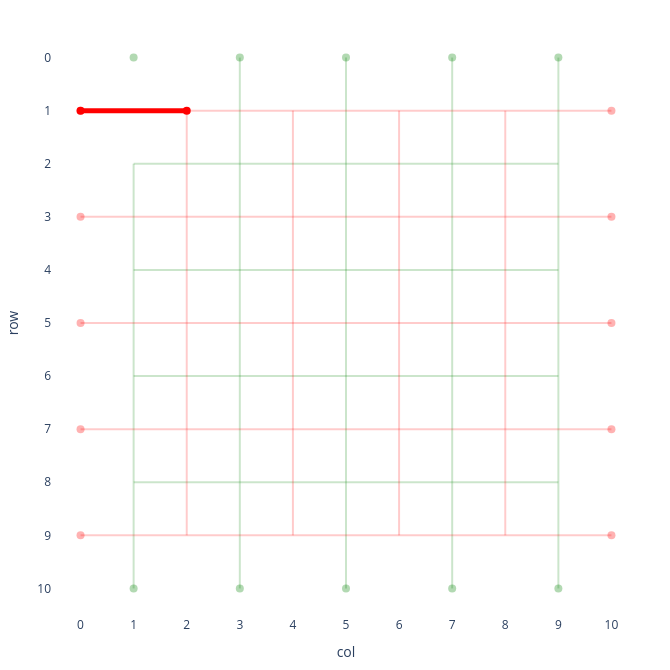
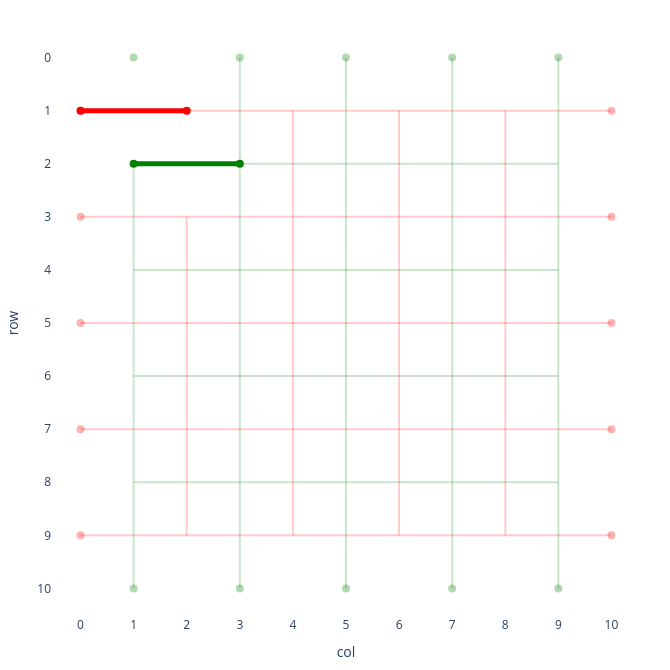
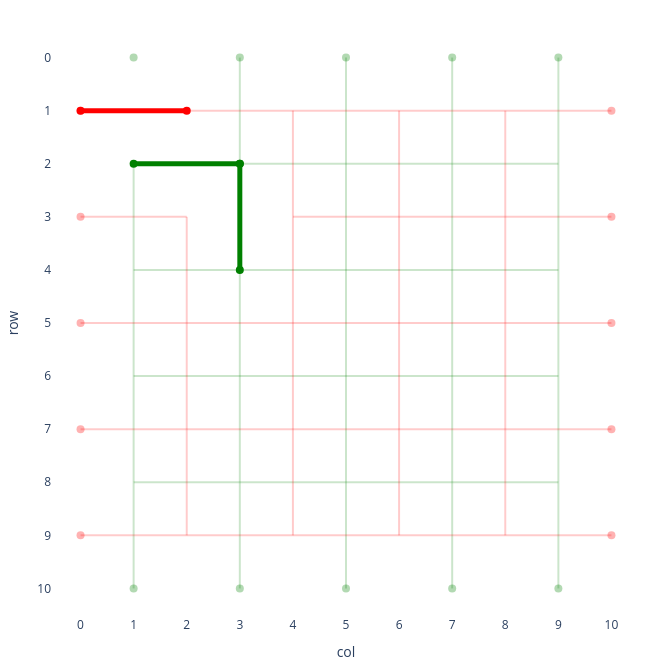

Write notebook code for charts like these, in order.
### Code cell
game.make_move(schema.Move(row=1, col=1))
game.visualize()
game.make_move(schema.Move(row=2, col=2))
game.visualize()
game.make_move(schema.Move(row=3, col=3))
game.visualize()

### Figure 1 — Plotly figure (JSON) as saved in the notebook; plotly's stock layout.template omitted (floating-point values rounded to 4 significant figures)
{"data": [{"hoverinfo": "skip", "marker": {"color": "green", "opacity": 0.3, "size": 8}, "mode": "markers", "showlegend": false, "type": "scatter", "x": [1, 1, 3, 3, 5, 5, 7, 7, 9, 9], "y": [0, 10, 0, 10, 0, 10, 0, 10, 0, 10]}, {"hoverinfo": "skip", "marker": {"color": "red", "opacity": 0.3, "size": 8}, "mode": "markers", "showlegend": false, "type": "scatter", "x": [0, 10, 0, 10, 0, 10, 0, 10, 0, 10], "y": [1, 1, 3, 3, 5, 5, 7, 7, 9, 9]}, {"hoverinfo": "skip", "marker": {"color": "red", "size": 8}, "mode": "markers", "showlegend": false, "type": "scatter", "x": [0, 2], "y": [1, 1]}], "layout": {"height": 670, "margin": {"b": 50, "l": 50, "r": 30, "t": 30}, "plot_bgcolor": "white", "shapes": [{"line": {"color": "green", "width": 2}, "opacity": 0.2, "type": "line", "x0": 3, "x1": 3, "y0": 0, "y1": 2}, {"line": {"color": "red", "width": 2}, "opacity": 0.2, "type": "line", "x0": 2, "x1": 4, "y0": 1, "y1": 1}, {"line": {"color": "green", "width": 2}, "opacity": 0.2, "type": "line", "x0": 5, "x1": 5, "y0": 0, "y1": 2}, {"line": {"color": "red", "width": 2}, "opacity": 0.2, "type": "line", "x0": 4, "x1": 6, "y0": 1, "y1": 1}, {"line": {"color": "green", "width": 2}, "opacity": 0.2, "type": "line", "x0": 7, "x1": 7, "y0": 0, "y1": 2}, {"line": {"color": "red", "width": 2}, "opacity": 0.2, "type": "line", "x0": 6, "x1": 8, "y0": 1, "y1": 1}, {"line": {"color": "green", "width": 2}, "opacity": 0.2, "type": "line", "x0": 9, "x1": 9, "y0": 0, "y1": 2}, {"line": {"color": "red", "width": 2}, "opacity": 0.2, "type": "line", "x0": 8, "x1": 10, "y0": 1, "y1": 1}, {"line": {"color": "green", "width": 2}, "opacity": 0.2, "type": "line", "x0": 1, "x1": 3, "y0": 2, "y1": 2}, {"line": {"color": "red", "width": 2}, "opacity": 0.2, "type": "line", "x0": 2, "x1": 2, "y0": 1, "y1": 3}, {"line": {"color": "green", "width": 2}, "opacity": 0.2, "type": "line", "x0": 3, "x1": 5, "y0": 2, "y1": 2}, {"line": {"color": "red", "width": 2}, "opacity": 0.2, "type": "line", "x0": 4, "x1": 4, "y0": 1, "y1": 3}, {"line": {"color": "green", "width": 2}, "opacity": 0.2, "type": "line", "x0": 5, "x1": 7, "y0": 2, "y1": 2}, {"line": {"color": "red", "width": 2}, "opacity": 0.2, "type": "line", "x0": 6, "x1": 6, "y0": 1, "y1": 3}, {"line": {"color": "green", "width": 2}, "opacity": 0.2, "type": "line", "x0": 7, "x1": 9, "y0": 2, "y1": 2}, {"line": {"color": "red", "width": 2}, "opacity": 0.2, "type": "line", "x0": 8, "x1": 8, "y0": 1, "y1": 3}, {"line": {"color": "green", "width": 2}, "opacity": 0.2, "type": "line", "x0": 1, "x1": 1, "y0": 2, "y1": 4}, {"line": {"color": "red", "width": 2}, "opacity": 0.2, "type": "line", "x0": 0, "x1": 2, "y0": 3, "y1": 3}, {"line": {"color": "green", "width": 2}, "opacity": 0.2, "type": "line", "x0": 3, "x1": 3, "y0": 2, "y1": 4}, {"line": {"color": "red", "width": 2}, "opacity": 0.2, "type": "line", "x0": 2, "x1": 4, "y0": 3, "y1": 3}, {"line": {"color": "green", "width": 2}, "opacity": 0.2, "type": "line", "x0": 5, "x1": 5, "y0": 2, "y1": 4}, {"line": {"color": "red", "width": 2}, "opacity": 0.2, "type": "line", "x0": 4, "x1": 6, "y0": 3, "y1": 3}, {"line": {"color": "green", "width": 2}, "opacity": 0.2, "type": "line", "x0": 7, "x1": 7, "y0": 2, "y1": 4}, {"line": {"color": "red", "width": 2}, "opacity": 0.2, "type": "line", "x0": 6, "x1": 8, "y0": 3, "y1": 3}, {"line": {"color": "green", "width": 2}, "opacity": 0.2, "type": "line", "x0": 9, "x1": 9, "y0": 2, "y1": 4}, {"line": {"color": "red", "width": 2}, "opacity": 0.2, "type": "line", "x0": 8, "x1": 10, "y0": 3, "y1": 3}, {"line": {"color": "green", "width": 2}, "opacity": 0.2, "type": "line", "x0": 1, "x1": 3, "y0": 4, "y1": 4}, {"line": {"color": "red", "width": 2}, "opacity": 0.2, "type": "line", "x0": 2, "x1": 2, "y0": 3, "y1": 5}, {"line": {"color": "green", "width": 2}, "opacity": 0.2, "type": "line", "x0": 3, "x1": 5, "y0": 4, "y1": 4}, {"line": {"color": "red", "width": 2}, "opacity": 0.2, "type": "line", "x0": 4, "x1": 4, "y0": 3, "y1": 5}, {"line": {"color": "green", "width": 2}, "opacity": 0.2, "type": "line", "x0": 5, "x1": 7, "y0": 4, "y1": 4}, {"line": {"color": "red", "width": 2}, "opacity": 0.2, "type": "line", "x0": 6, "x1": 6, "y0": 3, "y1": 5}, {"line": {"color": "green", "width": 2}, "opacity": 0.2, "type": "line", "x0": 7, "x1": 9, "y0": 4, "y1": 4}, {"line": {"color": "red", "width": 2}, "opacity": 0.2, "type": "line", "x0": 8, "x1": 8, "y0": 3, "y1": 5}, {"line": {"color": "green", "width": 2}, "opacity": 0.2, "type": "line", "x0": 1, "x1": 1, "y0": 4, "y1": 6}, {"line": {"color": "red", "width": 2}, "opacity": 0.2, "type": "line", "x0": 0, "x1": 2, "y0": 5, "y1": 5}, {"line": {"color": "green", "width": 2}, "opacity": 0.2, "type": "line", "x0": 3, "x1": 3, "y0": 4, "y1": 6}, {"line": {"color": "red", "width": 2}, "opacity": 0.2, "type": "line", "x0": 2, "x1": 4, "y0": 5, "y1": 5}, {"line": {"color": "green", "width": 2}, "opacity": 0.2, "type": "line", "x0": 5, "x1": 5, "y0": 4, "y1": 6}, {"line": {"color": "red", "width": 2}, "opacity": 0.2, "type": "line", "x0": 4, "x1": 6, "y0": 5, "y1": 5}, {"line": {"color": "green", "width": 2}, "opacity": 0.2, "type": "line", "x0": 7, "x1": 7, "y0": 4, "y1": 6}, {"line": {"color": "red", "width": 2}, "opacity": 0.2, "type": "line", "x0": 6, "x1": 8, "y0": 5, "y1": 5}, {"line": {"color": "green", "width": 2}, "opacity": 0.2, "type": "line", "x0": 9, "x1": 9, "y0": 4, "y1": 6}, {"line": {"color": "red", "width": 2}, "opacity": 0.2, "type": "line", "x0": 8, "x1": 10, "y0": 5, "y1": 5}, {"line": {"color": "green", "width": 2}, "opacity": 0.2, "type": "line", "x0": 1, "x1": 3, "y0": 6, "y1": 6}, {"line": {"color": "red", "width": 2}, "opacity": 0.2, "type": "line", "x0": 2, "x1": 2, "y0": 5, "y1": 7}, {"line": {"color": "green", "width": 2}, "opacity": 0.2, "type": "line", "x0": 3, "x1": 5, "y0": 6, "y1": 6}, {"line": {"color": "red", "width": 2}, "opacity": 0.2, "type": "line", "x0": 4, "x1": 4, "y0": 5, "y1": 7}, {"line": {"color": "green", "width": 2}, "opacity": 0.2, "type": "line", "x0": 5, "x1": 7, "y0": 6, "y1": 6}, {"line": {"color": "red", "width": 2}, "opacity": 0.2, "type": "line", "x0": 6, "x1": 6, "y0": 5, "y1": 7}, {"line": {"color": "green", "width": 2}, "opacity": 0.2, "type": "line", "x0": 7, "x1": 9, "y0": 6, "y1": 6}, {"line": {"color": "red", "width": 2}, "opacity": 0.2, "type": "line", "x0": 8, "x1": 8, "y0": 5, "y1": 7}, {"line": {"color": "green", "width": 2}, "opacity": 0.2, "type": "line", "x0": 1, "x1": 1, "y0": 6, "y1": 8}, {"line": {"color": "red", "width": 2}, "opacity": 0.2, "type": "line", "x0": 0, "x1": 2, "y0": 7, "y1": 7}, {"line": {"color": "green", "width": 2}, "opacity": 0.2, "type": "line", "x0": 3, "x1": 3, "y0": 6, "y1": 8}, {"line": {"color": "red", "width": 2}, "opacity": 0.2, "type": "line", "x0": 2, "x1": 4, "y0": 7, "y1": 7}, {"line": {"color": "green", "width": 2}, "opacity": 0.2, "type": "line", "x0": 5, "x1": 5, "y0": 6, "y1": 8}, {"line": {"color": "red", "width": 2}, "opacity": 0.2, "type": "line", "x0": 4, "x1": 6, "y0": 7, "y1": 7}, {"line": {"color": "green", "width": 2}, "opacity": 0.2, "type": "line", "x0": 7, "x1": 7, "y0": 6, "y1": 8}, {"line": {"color": "red", "width": 2}, "opacity": 0.2, "type": "line", "x0": 6, "x1": 8, "y0": 7, "y1": 7}, {"line": {"color": "green", "width": 2}, "opacity": 0.2, "type": "line", "x0": 9, "x1": 9, "y0": 6, "y1": 8}, {"line": {"color": "red", "width": 2}, "opacity": 0.2, "type": "line", "x0": 8, "x1": 10, "y0": 7, "y1": 7}, {"line": {"color": "green", "width": 2}, "opacity": 0.2, "type": "line", "x0": 1, "x1": 3, "y0": 8, "y1": 8}, {"line": {"color": "red", "width": 2}, "opacity": 0.2, "type": "line", "x0": 2, "x1": 2, "y0": 7, "y1": 9}, {"line": {"color": "green", "width": 2}, "opacity": 0.2, "type": "line", "x0": 3, "x1": 5, "y0": 8, "y1": 8}, {"line": {"color": "red", "width": 2}, "opacity": 0.2, "type": "line", "x0": 4, "x1": 4, "y0": 7, "y1": 9}, {"line": {"color": "green", "width": 2}, "opacity": 0.2, "type": "line", "x0": 5, "x1": 7, "y0": 8, "y1": 8}, {"line": {"color": "red", "width": 2}, "opacity": 0.2, "type": "line", "x0": 6, "x1": 6, "y0": 7, "y1": 9}, {"line": {"color": "green", "width": 2}, "opacity": 0.2, "type": "line", "x0": 7, "x1": 9, "y0": 8, "y1": 8}, {"line": {"color": "red", "width": 2}, "opacity": 0.2, "type": "line", "x0": 8, "x1": 8, "y0": 7, "y1": 9}, {"line": {"color": "green", "width": 2}, "opacity": 0.2, "type": "line", "x0": 1, "x1": 1, "y0": 8, "y1": 10}, {"line": {"color": "red", "width": 2}, "opacity": 0.2, "type": "line", "x0": 0, "x1": 2, "y0": 9, "y1": 9}, {"line": {"color": "green", "width": 2}, "opacity": 0.2, "type": "line", "x0": 3, "x1": 3, "y0": 8, "y1": 10}, {"line": {"color": "red", "width": 2}, "opacity": 0.2, "type": "line", "x0": 2, "x1": 4, "y0": 9, "y1": 9}, {"line": {"color": "green", "width": 2}, "opacity": 0.2, "type": "line", "x0": 5, "x1": 5, "y0": 8, "y1": 10}, {"line": {"color": "red", "width": 2}, "opacity": 0.2, "type": "line", "x0": 4, "x1": 6, "y0": 9, "y1": 9}, {"line": {"color": "green", "width": 2}, "opacity": 0.2, "type": "line", "x0": 7, "x1": 7, "y0": 8, "y1": 10}, {"line": {"color": "red", "width": 2}, "opacity": 0.2, "type": "line", "x0": 6, "x1": 8, "y0": 9, "y1": 9}, {"line": {"color": "green", "width": 2}, "opacity": 0.2, "type": "line", "x0": 9, "x1": 9, "y0": 8, "y1": 10}, {"line": {"color": "red", "width": 2}, "opacity": 0.2, "type": "line", "x0": 8, "x1": 10, "y0": 9, "y1": 9}, {"line": {"color": "red", "width": 5}, "type": "line", "x0": 0, "x1": 2, "y0": 1, "y1": 1}], "width": 670, "xaxis": {"range": [-0.5, 10.5], "scaleanchor": "y", "tickmode": "array", "ticktext": ["0", "1", "2", "3", "4", "5", "6", "7", "8", "9", "10"], "tickvals": [0, 1, 2, 3, 4, 5, 6, 7, 8, 9, 10], "title": {"text": "col"}}, "yaxis": {"autorange": false, "range": [10.5, -0.5], "tickmode": "array", "ticktext": ["0", "1", "2", "3", "4", "5", "6", "7", "8", "9", "10"], "tickvals": [0, 1, 2, 3, 4, 5, 6, 7, 8, 9, 10], "title": {"text": "row"}}}}

### Figure 2 — Plotly figure (JSON) as saved in the notebook; plotly's stock layout.template omitted (floating-point values rounded to 4 significant figures)
{"data": [{"hoverinfo": "skip", "marker": {"color": "green", "opacity": 0.3, "size": 8}, "mode": "markers", "showlegend": false, "type": "scatter", "x": [1, 1, 3, 3, 5, 5, 7, 7, 9, 9], "y": [0, 10, 0, 10, 0, 10, 0, 10, 0, 10]}, {"hoverinfo": "skip", "marker": {"color": "red", "opacity": 0.3, "size": 8}, "mode": "markers", "showlegend": false, "type": "scatter", "x": [0, 10, 0, 10, 0, 10, 0, 10, 0, 10], "y": [1, 1, 3, 3, 5, 5, 7, 7, 9, 9]}, {"hoverinfo": "skip", "marker": {"color": "red", "size": 8}, "mode": "markers", "showlegend": false, "type": "scatter", "x": [0, 2], "y": [1, 1]}, {"hoverinfo": "skip", "marker": {"color": "green", "size": 8}, "mode": "markers", "showlegend": false, "type": "scatter", "x": [1, 3], "y": [2, 2]}], "layout": {"height": 670, "margin": {"b": 50, "l": 50, "r": 30, "t": 30}, "plot_bgcolor": "white", "shapes": [{"line": {"color": "green", "width": 2}, "opacity": 0.2, "type": "line", "x0": 3, "x1": 3, "y0": 0, "y1": 2}, {"line": {"color": "red", "width": 2}, "opacity": 0.2, "type": "line", "x0": 2, "x1": 4, "y0": 1, "y1": 1}, {"line": {"color": "green", "width": 2}, "opacity": 0.2, "type": "line", "x0": 5, "x1": 5, "y0": 0, "y1": 2}, {"line": {"color": "red", "width": 2}, "opacity": 0.2, "type": "line", "x0": 4, "x1": 6, "y0": 1, "y1": 1}, {"line": {"color": "green", "width": 2}, "opacity": 0.2, "type": "line", "x0": 7, "x1": 7, "y0": 0, "y1": 2}, {"line": {"color": "red", "width": 2}, "opacity": 0.2, "type": "line", "x0": 6, "x1": 8, "y0": 1, "y1": 1}, {"line": {"color": "green", "width": 2}, "opacity": 0.2, "type": "line", "x0": 9, "x1": 9, "y0": 0, "y1": 2}, {"line": {"color": "red", "width": 2}, "opacity": 0.2, "type": "line", "x0": 8, "x1": 10, "y0": 1, "y1": 1}, {"line": {"color": "green", "width": 2}, "opacity": 0.2, "type": "line", "x0": 3, "x1": 5, "y0": 2, "y1": 2}, {"line": {"color": "red", "width": 2}, "opacity": 0.2, "type": "line", "x0": 4, "x1": 4, "y0": 1, "y1": 3}, {"line": {"color": "green", "width": 2}, "opacity": 0.2, "type": "line", "x0": 5, "x1": 7, "y0": 2, "y1": 2}, {"line": {"color": "red", "width": 2}, "opacity": 0.2, "type": "line", "x0": 6, "x1": 6, "y0": 1, "y1": 3}, {"line": {"color": "green", "width": 2}, "opacity": 0.2, "type": "line", "x0": 7, "x1": 9, "y0": 2, "y1": 2}, {"line": {"color": "red", "width": 2}, "opacity": 0.2, "type": "line", "x0": 8, "x1": 8, "y0": 1, "y1": 3}, {"line": {"color": "green", "width": 2}, "opacity": 0.2, "type": "line", "x0": 1, "x1": 1, "y0": 2, "y1": 4}, {"line": {"color": "red", "width": 2}, "opacity": 0.2, "type": "line", "x0": 0, "x1": 2, "y0": 3, "y1": 3}, {"line": {"color": "green", "width": 2}, "opacity": 0.2, "type": "line", "x0": 3, "x1": 3, "y0": 2, "y1": 4}, {"line": {"color": "red", "width": 2}, "opacity": 0.2, "type": "line", "x0": 2, "x1": 4, "y0": 3, "y1": 3}, {"line": {"color": "green", "width": 2}, "opacity": 0.2, "type": "line", "x0": 5, "x1": 5, "y0": 2, "y1": 4}, {"line": {"color": "red", "width": 2}, "opacity": 0.2, "type": "line", "x0": 4, "x1": 6, "y0": 3, "y1": 3}, {"line": {"color": "green", "width": 2}, "opacity": 0.2, "type": "line", "x0": 7, "x1": 7, "y0": 2, "y1": 4}, {"line": {"color": "red", "width": 2}, "opacity": 0.2, "type": "line", "x0": 6, "x1": 8, "y0": 3, "y1": 3}, {"line": {"color": "green", "width": 2}, "opacity": 0.2, "type": "line", "x0": 9, "x1": 9, "y0": 2, "y1": 4}, {"line": {"color": "red", "width": 2}, "opacity": 0.2, "type": "line", "x0": 8, "x1": 10, "y0": 3, "y1": 3}, {"line": {"color": "green", "width": 2}, "opacity": 0.2, "type": "line", "x0": 1, "x1": 3, "y0": 4, "y1": 4}, {"line": {"color": "red", "width": 2}, "opacity": 0.2, "type": "line", "x0": 2, "x1": 2, "y0": 3, "y1": 5}, {"line": {"color": "green", "width": 2}, "opacity": 0.2, "type": "line", "x0": 3, "x1": 5, "y0": 4, "y1": 4}, {"line": {"color": "red", "width": 2}, "opacity": 0.2, "type": "line", "x0": 4, "x1": 4, "y0": 3, "y1": 5}, {"line": {"color": "green", "width": 2}, "opacity": 0.2, "type": "line", "x0": 5, "x1": 7, "y0": 4, "y1": 4}, {"line": {"color": "red", "width": 2}, "opacity": 0.2, "type": "line", "x0": 6, "x1": 6, "y0": 3, "y1": 5}, {"line": {"color": "green", "width": 2}, "opacity": 0.2, "type": "line", "x0": 7, "x1": 9, "y0": 4, "y1": 4}, {"line": {"color": "red", "width": 2}, "opacity": 0.2, "type": "line", "x0": 8, "x1": 8, "y0": 3, "y1": 5}, {"line": {"color": "green", "width": 2}, "opacity": 0.2, "type": "line", "x0": 1, "x1": 1, "y0": 4, "y1": 6}, {"line": {"color": "red", "width": 2}, "opacity": 0.2, "type": "line", "x0": 0, "x1": 2, "y0": 5, "y1": 5}, {"line": {"color": "green", "width": 2}, "opacity": 0.2, "type": "line", "x0": 3, "x1": 3, "y0": 4, "y1": 6}, {"line": {"color": "red", "width": 2}, "opacity": 0.2, "type": "line", "x0": 2, "x1": 4, "y0": 5, "y1": 5}, {"line": {"color": "green", "width": 2}, "opacity": 0.2, "type": "line", "x0": 5, "x1": 5, "y0": 4, "y1": 6}, {"line": {"color": "red", "width": 2}, "opacity": 0.2, "type": "line", "x0": 4, "x1": 6, "y0": 5, "y1": 5}, {"line": {"color": "green", "width": 2}, "opacity": 0.2, "type": "line", "x0": 7, "x1": 7, "y0": 4, "y1": 6}, {"line": {"color": "red", "width": 2}, "opacity": 0.2, "type": "line", "x0": 6, "x1": 8, "y0": 5, "y1": 5}, {"line": {"color": "green", "width": 2}, "opacity": 0.2, "type": "line", "x0": 9, "x1": 9, "y0": 4, "y1": 6}, {"line": {"color": "red", "width": 2}, "opacity": 0.2, "type": "line", "x0": 8, "x1": 10, "y0": 5, "y1": 5}, {"line": {"color": "green", "width": 2}, "opacity": 0.2, "type": "line", "x0": 1, "x1": 3, "y0": 6, "y1": 6}, {"line": {"color": "red", "width": 2}, "opacity": 0.2, "type": "line", "x0": 2, "x1": 2, "y0": 5, "y1": 7}, {"line": {"color": "green", "width": 2}, "opacity": 0.2, "type": "line", "x0": 3, "x1": 5, "y0": 6, "y1": 6}, {"line": {"color": "red", "width": 2}, "opacity": 0.2, "type": "line", "x0": 4, "x1": 4, "y0": 5, "y1": 7}, {"line": {"color": "green", "width": 2}, "opacity": 0.2, "type": "line", "x0": 5, "x1": 7, "y0": 6, "y1": 6}, {"line": {"color": "red", "width": 2}, "opacity": 0.2, "type": "line", "x0": 6, "x1": 6, "y0": 5, "y1": 7}, {"line": {"color": "green", "width": 2}, "opacity": 0.2, "type": "line", "x0": 7, "x1": 9, "y0": 6, "y1": 6}, {"line": {"color": "red", "width": 2}, "opacity": 0.2, "type": "line", "x0": 8, "x1": 8, "y0": 5, "y1": 7}, {"line": {"color": "green", "width": 2}, "opacity": 0.2, "type": "line", "x0": 1, "x1": 1, "y0": 6, "y1": 8}, {"line": {"color": "red", "width": 2}, "opacity": 0.2, "type": "line", "x0": 0, "x1": 2, "y0": 7, "y1": 7}, {"line": {"color": "green", "width": 2}, "opacity": 0.2, "type": "line", "x0": 3, "x1": 3, "y0": 6, "y1": 8}, {"line": {"color": "red", "width": 2}, "opacity": 0.2, "type": "line", "x0": 2, "x1": 4, "y0": 7, "y1": 7}, {"line": {"color": "green", "width": 2}, "opacity": 0.2, "type": "line", "x0": 5, "x1": 5, "y0": 6, "y1": 8}, {"line": {"color": "red", "width": 2}, "opacity": 0.2, "type": "line", "x0": 4, "x1": 6, "y0": 7, "y1": 7}, {"line": {"color": "green", "width": 2}, "opacity": 0.2, "type": "line", "x0": 7, "x1": 7, "y0": 6, "y1": 8}, {"line": {"color": "red", "width": 2}, "opacity": 0.2, "type": "line", "x0": 6, "x1": 8, "y0": 7, "y1": 7}, {"line": {"color": "green", "width": 2}, "opacity": 0.2, "type": "line", "x0": 9, "x1": 9, "y0": 6, "y1": 8}, {"line": {"color": "red", "width": 2}, "opacity": 0.2, "type": "line", "x0": 8, "x1": 10, "y0": 7, "y1": 7}, {"line": {"color": "green", "width": 2}, "opacity": 0.2, "type": "line", "x0": 1, "x1": 3, "y0": 8, "y1": 8}, {"line": {"color": "red", "width": 2}, "opacity": 0.2, "type": "line", "x0": 2, "x1": 2, "y0": 7, "y1": 9}, {"line": {"color": "green", "width": 2}, "opacity": 0.2, "type": "line", "x0": 3, "x1": 5, "y0": 8, "y1": 8}, {"line": {"color": "red", "width": 2}, "opacity": 0.2, "type": "line", "x0": 4, "x1": 4, "y0": 7, "y1": 9}, {"line": {"color": "green", "width": 2}, "opacity": 0.2, "type": "line", "x0": 5, "x1": 7, "y0": 8, "y1": 8}, {"line": {"color": "red", "width": 2}, "opacity": 0.2, "type": "line", "x0": 6, "x1": 6, "y0": 7, "y1": 9}, {"line": {"color": "green", "width": 2}, "opacity": 0.2, "type": "line", "x0": 7, "x1": 9, "y0": 8, "y1": 8}, {"line": {"color": "red", "width": 2}, "opacity": 0.2, "type": "line", "x0": 8, "x1": 8, "y0": 7, "y1": 9}, {"line": {"color": "green", "width": 2}, "opacity": 0.2, "type": "line", "x0": 1, "x1": 1, "y0": 8, "y1": 10}, {"line": {"color": "red", "width": 2}, "opacity": 0.2, "type": "line", "x0": 0, "x1": 2, "y0": 9, "y1": 9}, {"line": {"color": "green", "width": 2}, "opacity": 0.2, "type": "line", "x0": 3, "x1": 3, "y0": 8, "y1": 10}, {"line": {"color": "red", "width": 2}, "opacity": 0.2, "type": "line", "x0": 2, "x1": 4, "y0": 9, "y1": 9}, {"line": {"color": "green", "width": 2}, "opacity": 0.2, "type": "line", "x0": 5, "x1": 5, "y0": 8, "y1": 10}, {"line": {"color": "red", "width": 2}, "opacity": 0.2, "type": "line", "x0": 4, "x1": 6, "y0": 9, "y1": 9}, {"line": {"color": "green", "width": 2}, "opacity": 0.2, "type": "line", "x0": 7, "x1": 7, "y0": 8, "y1": 10}, {"line": {"color": "red", "width": 2}, "opacity": 0.2, "type": "line", "x0": 6, "x1": 8, "y0": 9, "y1": 9}, {"line": {"color": "green", "width": 2}, "opacity": 0.2, "type": "line", "x0": 9, "x1": 9, "y0": 8, "y1": 10}, {"line": {"color": "red", "width": 2}, "opacity": 0.2, "type": "line", "x0": 8, "x1": 10, "y0": 9, "y1": 9}, {"line": {"color": "red", "width": 5}, "type": "line", "x0": 0, "x1": 2, "y0": 1, "y1": 1}, {"line": {"color": "green", "width": 5}, "type": "line", "x0": 1, "x1": 3, "y0": 2, "y1": 2}], "width": 670, "xaxis": {"range": [-0.5, 10.5], "scaleanchor": "y", "tickmode": "array", "ticktext": ["0", "1", "2", "3", "4", "5", "6", "7", "8", "9", "10"], "tickvals": [0, 1, 2, 3, 4, 5, 6, 7, 8, 9, 10], "title": {"text": "col"}}, "yaxis": {"autorange": false, "range": [10.5, -0.5], "tickmode": "array", "ticktext": ["0", "1", "2", "3", "4", "5", "6", "7", "8", "9", "10"], "tickvals": [0, 1, 2, 3, 4, 5, 6, 7, 8, 9, 10], "title": {"text": "row"}}}}

### Figure 3 — Plotly figure (JSON) as saved in the notebook; plotly's stock layout.template omitted (floating-point values rounded to 4 significant figures)
{"data": [{"hoverinfo": "skip", "marker": {"color": "green", "opacity": 0.3, "size": 8}, "mode": "markers", "showlegend": false, "type": "scatter", "x": [1, 1, 3, 3, 5, 5, 7, 7, 9, 9], "y": [0, 10, 0, 10, 0, 10, 0, 10, 0, 10]}, {"hoverinfo": "skip", "marker": {"color": "red", "opacity": 0.3, "size": 8}, "mode": "markers", "showlegend": false, "type": "scatter", "x": [0, 10, 0, 10, 0, 10, 0, 10, 0, 10], "y": [1, 1, 3, 3, 5, 5, 7, 7, 9, 9]}, {"hoverinfo": "skip", "marker": {"color": "red", "size": 8}, "mode": "markers", "showlegend": false, "type": "scatter", "x": [0, 2], "y": [1, 1]}, {"hoverinfo": "skip", "marker": {"color": "green", "size": 8}, "mode": "markers", "showlegend": false, "type": "scatter", "x": [1, 3], "y": [2, 2]}, {"hoverinfo": "skip", "marker": {"color": "green", "size": 8}, "mode": "markers", "showlegend": false, "type": "scatter", "x": [3, 3], "y": [2, 4]}], "layout": {"height": 670, "margin": {"b": 50, "l": 50, "r": 30, "t": 30}, "plot_bgcolor": "white", "shapes": [{"line": {"color": "green", "width": 2}, "opacity": 0.2, "type": "line", "x0": 3, "x1": 3, "y0": 0, "y1": 2}, {"line": {"color": "red", "width": 2}, "opacity": 0.2, "type": "line", "x0": 2, "x1": 4, "y0": 1, "y1": 1}, {"line": {"color": "green", "width": 2}, "opacity": 0.2, "type": "line", "x0": 5, "x1": 5, "y0": 0, "y1": 2}, {"line": {"color": "red", "width": 2}, "opacity": 0.2, "type": "line", "x0": 4, "x1": 6, "y0": 1, "y1": 1}, {"line": {"color": "green", "width": 2}, "opacity": 0.2, "type": "line", "x0": 7, "x1": 7, "y0": 0, "y1": 2}, {"line": {"color": "red", "width": 2}, "opacity": 0.2, "type": "line", "x0": 6, "x1": 8, "y0": 1, "y1": 1}, {"line": {"color": "green", "width": 2}, "opacity": 0.2, "type": "line", "x0": 9, "x1": 9, "y0": 0, "y1": 2}, {"line": {"color": "red", "width": 2}, "opacity": 0.2, "type": "line", "x0": 8, "x1": 10, "y0": 1, "y1": 1}, {"line": {"color": "green", "width": 2}, "opacity": 0.2, "type": "line", "x0": 3, "x1": 5, "y0": 2, "y1": 2}, {"line": {"color": "red", "width": 2}, "opacity": 0.2, "type": "line", "x0": 4, "x1": 4, "y0": 1, "y1": 3}, {"line": {"color": "green", "width": 2}, "opacity": 0.2, "type": "line", "x0": 5, "x1": 7, "y0": 2, "y1": 2}, {"line": {"color": "red", "width": 2}, "opacity": 0.2, "type": "line", "x0": 6, "x1": 6, "y0": 1, "y1": 3}, {"line": {"color": "green", "width": 2}, "opacity": 0.2, "type": "line", "x0": 7, "x1": 9, "y0": 2, "y1": 2}, {"line": {"color": "red", "width": 2}, "opacity": 0.2, "type": "line", "x0": 8, "x1": 8, "y0": 1, "y1": 3}, {"line": {"color": "green", "width": 2}, "opacity": 0.2, "type": "line", "x0": 1, "x1": 1, "y0": 2, "y1": 4}, {"line": {"color": "red", "width": 2}, "opacity": 0.2, "type": "line", "x0": 0, "x1": 2, "y0": 3, "y1": 3}, {"line": {"color": "green", "width": 2}, "opacity": 0.2, "type": "line", "x0": 5, "x1": 5, "y0": 2, "y1": 4}, {"line": {"color": "red", "width": 2}, "opacity": 0.2, "type": "line", "x0": 4, "x1": 6, "y0": 3, "y1": 3}, {"line": {"color": "green", "width": 2}, "opacity": 0.2, "type": "line", "x0": 7, "x1": 7, "y0": 2, "y1": 4}, {"line": {"color": "red", "width": 2}, "opacity": 0.2, "type": "line", "x0": 6, "x1": 8, "y0": 3, "y1": 3}, {"line": {"color": "green", "width": 2}, "opacity": 0.2, "type": "line", "x0": 9, "x1": 9, "y0": 2, "y1": 4}, {"line": {"color": "red", "width": 2}, "opacity": 0.2, "type": "line", "x0": 8, "x1": 10, "y0": 3, "y1": 3}, {"line": {"color": "green", "width": 2}, "opacity": 0.2, "type": "line", "x0": 1, "x1": 3, "y0": 4, "y1": 4}, {"line": {"color": "red", "width": 2}, "opacity": 0.2, "type": "line", "x0": 2, "x1": 2, "y0": 3, "y1": 5}, {"line": {"color": "green", "width": 2}, "opacity": 0.2, "type": "line", "x0": 3, "x1": 5, "y0": 4, "y1": 4}, {"line": {"color": "red", "width": 2}, "opacity": 0.2, "type": "line", "x0": 4, "x1": 4, "y0": 3, "y1": 5}, {"line": {"color": "green", "width": 2}, "opacity": 0.2, "type": "line", "x0": 5, "x1": 7, "y0": 4, "y1": 4}, {"line": {"color": "red", "width": 2}, "opacity": 0.2, "type": "line", "x0": 6, "x1": 6, "y0": 3, "y1": 5}, {"line": {"color": "green", "width": 2}, "opacity": 0.2, "type": "line", "x0": 7, "x1": 9, "y0": 4, "y1": 4}, {"line": {"color": "red", "width": 2}, "opacity": 0.2, "type": "line", "x0": 8, "x1": 8, "y0": 3, "y1": 5}, {"line": {"color": "green", "width": 2}, "opacity": 0.2, "type": "line", "x0": 1, "x1": 1, "y0": 4, "y1": 6}, {"line": {"color": "red", "width": 2}, "opacity": 0.2, "type": "line", "x0": 0, "x1": 2, "y0": 5, "y1": 5}, {"line": {"color": "green", "width": 2}, "opacity": 0.2, "type": "line", "x0": 3, "x1": 3, "y0": 4, "y1": 6}, {"line": {"color": "red", "width": 2}, "opacity": 0.2, "type": "line", "x0": 2, "x1": 4, "y0": 5, "y1": 5}, {"line": {"color": "green", "width": 2}, "opacity": 0.2, "type": "line", "x0": 5, "x1": 5, "y0": 4, "y1": 6}, {"line": {"color": "red", "width": 2}, "opacity": 0.2, "type": "line", "x0": 4, "x1": 6, "y0": 5, "y1": 5}, {"line": {"color": "green", "width": 2}, "opacity": 0.2, "type": "line", "x0": 7, "x1": 7, "y0": 4, "y1": 6}, {"line": {"color": "red", "width": 2}, "opacity": 0.2, "type": "line", "x0": 6, "x1": 8, "y0": 5, "y1": 5}, {"line": {"color": "green", "width": 2}, "opacity": 0.2, "type": "line", "x0": 9, "x1": 9, "y0": 4, "y1": 6}, {"line": {"color": "red", "width": 2}, "opacity": 0.2, "type": "line", "x0": 8, "x1": 10, "y0": 5, "y1": 5}, {"line": {"color": "green", "width": 2}, "opacity": 0.2, "type": "line", "x0": 1, "x1": 3, "y0": 6, "y1": 6}, {"line": {"color": "red", "width": 2}, "opacity": 0.2, "type": "line", "x0": 2, "x1": 2, "y0": 5, "y1": 7}, {"line": {"color": "green", "width": 2}, "opacity": 0.2, "type": "line", "x0": 3, "x1": 5, "y0": 6, "y1": 6}, {"line": {"color": "red", "width": 2}, "opacity": 0.2, "type": "line", "x0": 4, "x1": 4, "y0": 5, "y1": 7}, {"line": {"color": "green", "width": 2}, "opacity": 0.2, "type": "line", "x0": 5, "x1": 7, "y0": 6, "y1": 6}, {"line": {"color": "red", "width": 2}, "opacity": 0.2, "type": "line", "x0": 6, "x1": 6, "y0": 5, "y1": 7}, {"line": {"color": "green", "width": 2}, "opacity": 0.2, "type": "line", "x0": 7, "x1": 9, "y0": 6, "y1": 6}, {"line": {"color": "red", "width": 2}, "opacity": 0.2, "type": "line", "x0": 8, "x1": 8, "y0": 5, "y1": 7}, {"line": {"color": "green", "width": 2}, "opacity": 0.2, "type": "line", "x0": 1, "x1": 1, "y0": 6, "y1": 8}, {"line": {"color": "red", "width": 2}, "opacity": 0.2, "type": "line", "x0": 0, "x1": 2, "y0": 7, "y1": 7}, {"line": {"color": "green", "width": 2}, "opacity": 0.2, "type": "line", "x0": 3, "x1": 3, "y0": 6, "y1": 8}, {"line": {"color": "red", "width": 2}, "opacity": 0.2, "type": "line", "x0": 2, "x1": 4, "y0": 7, "y1": 7}, {"line": {"color": "green", "width": 2}, "opacity": 0.2, "type": "line", "x0": 5, "x1": 5, "y0": 6, "y1": 8}, {"line": {"color": "red", "width": 2}, "opacity": 0.2, "type": "line", "x0": 4, "x1": 6, "y0": 7, "y1": 7}, {"line": {"color": "green", "width": 2}, "opacity": 0.2, "type": "line", "x0": 7, "x1": 7, "y0": 6, "y1": 8}, {"line": {"color": "red", "width": 2}, "opacity": 0.2, "type": "line", "x0": 6, "x1": 8, "y0": 7, "y1": 7}, {"line": {"color": "green", "width": 2}, "opacity": 0.2, "type": "line", "x0": 9, "x1": 9, "y0": 6, "y1": 8}, {"line": {"color": "red", "width": 2}, "opacity": 0.2, "type": "line", "x0": 8, "x1": 10, "y0": 7, "y1": 7}, {"line": {"color": "green", "width": 2}, "opacity": 0.2, "type": "line", "x0": 1, "x1": 3, "y0": 8, "y1": 8}, {"line": {"color": "red", "width": 2}, "opacity": 0.2, "type": "line", "x0": 2, "x1": 2, "y0": 7, "y1": 9}, {"line": {"color": "green", "width": 2}, "opacity": 0.2, "type": "line", "x0": 3, "x1": 5, "y0": 8, "y1": 8}, {"line": {"color": "red", "width": 2}, "opacity": 0.2, "type": "line", "x0": 4, "x1": 4, "y0": 7, "y1": 9}, {"line": {"color": "green", "width": 2}, "opacity": 0.2, "type": "line", "x0": 5, "x1": 7, "y0": 8, "y1": 8}, {"line": {"color": "red", "width": 2}, "opacity": 0.2, "type": "line", "x0": 6, "x1": 6, "y0": 7, "y1": 9}, {"line": {"color": "green", "width": 2}, "opacity": 0.2, "type": "line", "x0": 7, "x1": 9, "y0": 8, "y1": 8}, {"line": {"color": "red", "width": 2}, "opacity": 0.2, "type": "line", "x0": 8, "x1": 8, "y0": 7, "y1": 9}, {"line": {"color": "green", "width": 2}, "opacity": 0.2, "type": "line", "x0": 1, "x1": 1, "y0": 8, "y1": 10}, {"line": {"color": "red", "width": 2}, "opacity": 0.2, "type": "line", "x0": 0, "x1": 2, "y0": 9, "y1": 9}, {"line": {"color": "green", "width": 2}, "opacity": 0.2, "type": "line", "x0": 3, "x1": 3, "y0": 8, "y1": 10}, {"line": {"color": "red", "width": 2}, "opacity": 0.2, "type": "line", "x0": 2, "x1": 4, "y0": 9, "y1": 9}, {"line": {"color": "green", "width": 2}, "opacity": 0.2, "type": "line", "x0": 5, "x1": 5, "y0": 8, "y1": 10}, {"line": {"color": "red", "width": 2}, "opacity": 0.2, "type": "line", "x0": 4, "x1": 6, "y0": 9, "y1": 9}, {"line": {"color": "green", "width": 2}, "opacity": 0.2, "type": "line", "x0": 7, "x1": 7, "y0": 8, "y1": 10}, {"line": {"color": "red", "width": 2}, "opacity": 0.2, "type": "line", "x0": 6, "x1": 8, "y0": 9, "y1": 9}, {"line": {"color": "green", "width": 2}, "opacity": 0.2, "type": "line", "x0": 9, "x1": 9, "y0": 8, "y1": 10}, {"line": {"color": "red", "width": 2}, "opacity": 0.2, "type": "line", "x0": 8, "x1": 10, "y0": 9, "y1": 9}, {"line": {"color": "red", "width": 5}, "type": "line", "x0": 0, "x1": 2, "y0": 1, "y1": 1}, {"line": {"color": "green", "width": 5}, "type": "line", "x0": 1, "x1": 3, "y0": 2, "y1": 2}, {"line": {"color": "green", "width": 5}, "type": "line", "x0": 3, "x1": 3, "y0": 2, "y1": 4}], "width": 670, "xaxis": {"range": [-0.5, 10.5], "scaleanchor": "y", "tickmode": "array", "ticktext": ["0", "1", "2", "3", "4", "5", "6", "7", "8", "9", "10"], "tickvals": [0, 1, 2, 3, 4, 5, 6, 7, 8, 9, 10], "title": {"text": "col"}}, "yaxis": {"autorange": false, "range": [10.5, -0.5], "tickmode": "array", "ticktext": ["0", "1", "2", "3", "4", "5", "6", "7", "8", "9", "10"], "tickvals": [0, 1, 2, 3, 4, 5, 6, 7, 8, 9, 10], "title": {"text": "row"}}}}
